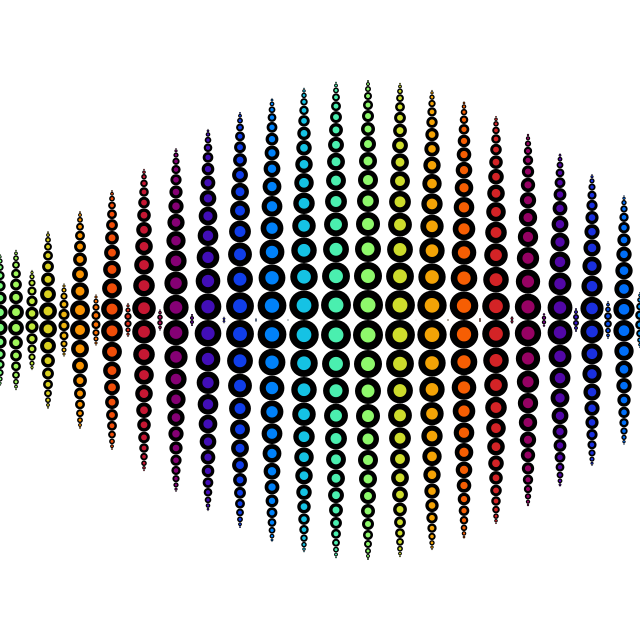
Frame 1 (no input)
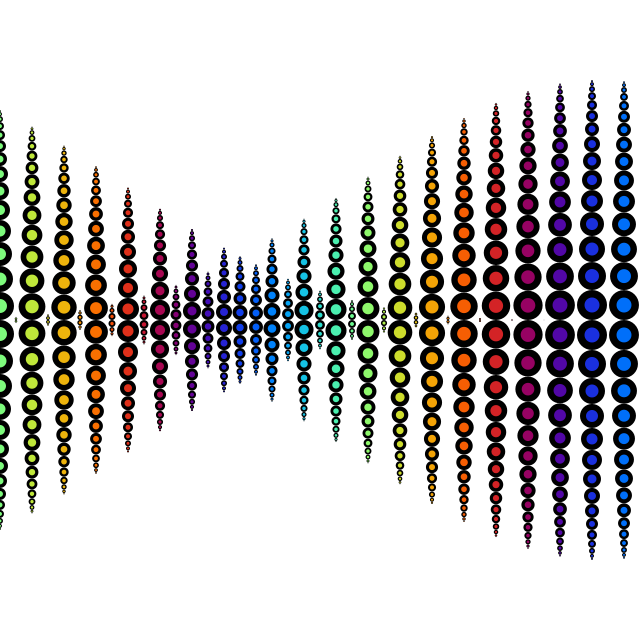
Frame 60 (the mouse pressed at the canvas centre just before this capture)
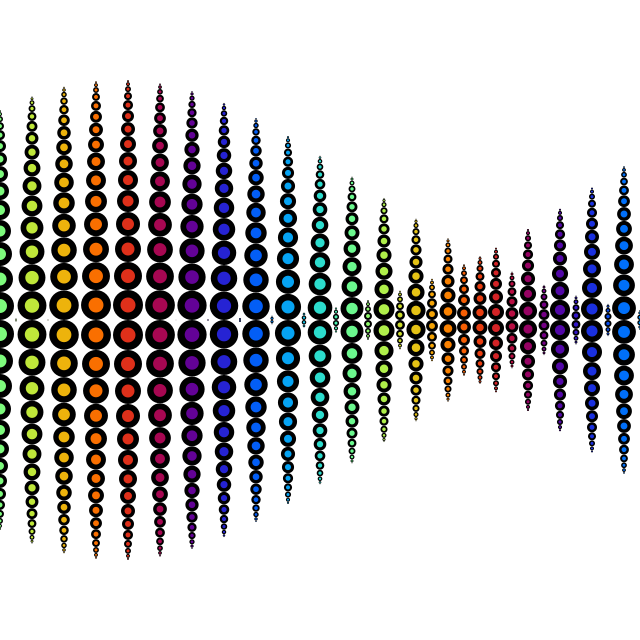
Frame 120 (the mouse held since frame 60 and released just before this capture)

The Processing sketch that drew these frames (run headless with seeded random() and noise(); from frame 60 on, the mouse is pressed at the canvas centre):

// Processing sketch: processing_186210
// ── processing_186210.pde

float len = 15;

void setup() {
  size(640, 640);
  noStroke();
}

void draw() {
  background(255);
  for (int i = 0; i <= width; i+=16) {
    addTenticle(i, 0, len/2+sin(radians(i*56+frameCount))*len/2, i);
  }
}

void addTenticle(float x, float y, float size, float index) {
  /* This is what our for loop is going to do. We start of with our first circle at (0, 0). Then we store our y pos in "prevY".
   The next iteration we have to add i/2, which is the radius size of our circle and then add our previous y coord so our 
   current circle can move down. */
  /*
   ellipse(0, 0, 5, 5); //prevY+0
   ellipse(0, 7.5, 10, 10);//prevY+7.5
   ellipse(0, 20, 15, 15);//prevY+12.5
   ellipse(0, 37.5, 20, 20);//prevY+17.55 
   */
  float prevY = 0;
  for (float q = size; q > 0; q--) {
    float addY = ((q))+prevY;
    /* Top Half */
    fill(0);
    ellipse(x, height/2-y-(addY+prevY), q*2, q*2);
    fill(125+sin(radians(index))*125, 125+cos(radians(index))*125, 125+sin(radians(180+index))*125);
    ellipse(x, height/2-y-(addY+prevY), q, q);
    /* Bottom Half */
    fill(0);
    ellipse(x, height/2+y+(addY+prevY), q*2, q*2);
    fill(125+sin(radians(index))*125, 125+cos(radians(index))*125, 125+sin(radians(180+index))*125);
    ellipse(x, height/2+y+(addY+prevY), q, q);
    
    prevY = addY;
  }
}
